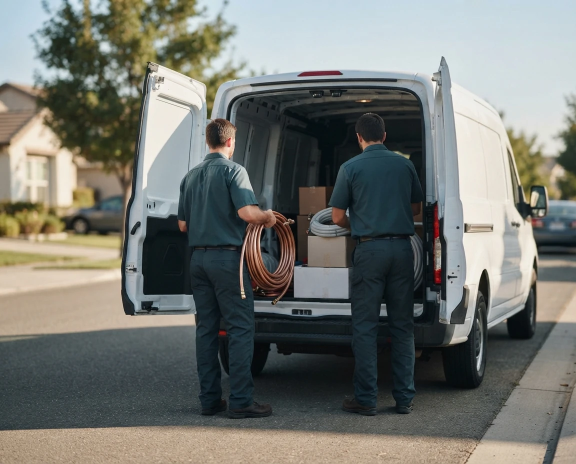
#> input picture brand_assets/unbranded-images/about-header.webp, 1152 x 928 px (shown at 1/2 size); its folder holds only this picture in this run
$ python brand_images.py ../brand_assets/unbranded-images/about-header.webp
#> lines starting #> are read from the running program, lines starting #| are printed output that depends on the picture
"""Bake the transparent logo badge into the site images.

Reads the unbranded originals from brand_assets/unbranded-images/ and writes
branded WebP files to src/assets/images/. Re-run after replacing an original.
Usage: python scripts/brand_images.py <path-to-logo.png>
(logo = public/logo-full.png, the lockup on a transparent background)

The badge is sized and placed relative to each image, so it works for the
different image sizes (1152x928 headers, 1120x960 homepage photos, 1264x848
tile). Every image is shown at roughly its native aspect ratio, so a small
margin from the bottom-right corner survives the page crop.
"""
import sys
from pathlib import Path
from PIL import Image, ImageDraw

ROOT = Path(__file__).resolve().parent.parent
SRC = ROOT / "brand_assets" / "unbranded-images"
OUT = ROOT / "src" / "assets" / "images"

BADGE_OPACITY = 0.92    # 1.0 = solid, lower = more see-through
LOGO_WIDTH_FRAC = 0.36  # logo width as a fraction of the image width
MARGIN_FRAC = 0.04      # distance from the right/bottom edge, as a fraction of image width
PAD_FRAC = 0.016        # padding inside the white pill, as a fraction of image width


def badge(logo_path: Path, image_width: int) -> Image.Image:
#> called with image_width = 1152
    width = round(image_width * LOGO_WIDTH_FRAC)
    pad = round(image_width * PAD_FRAC)
    logo = Image.open(logo_path).convert("RGBA")
    logo = logo.crop(logo.getbbox())
    h = round(logo.height * width / logo.width)
#> h = 334
    logo = logo.resize((width, h), Image.LANCZOS)
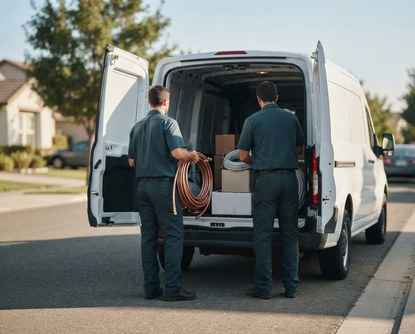
#> logo: PIL image 415x334 RGBA; mean R, G, B, A 116.6, 118.9, 113.3, 255
    w, hh = logo.width + pad * 2, logo.height + pad * 2
#> w = 451; hh = 370
    pill = Image.new("RGBA", (w, hh), (0, 0, 0, 0))
#> pill: PIL image 451x370 RGBA; every value is 0
    ImageDraw.Draw(pill).rounded_rectangle((0, 0, w - 1, hh - 1), radius=round(pad * 1.3), fill=(255, 255, 255, 230))
    pill.alpha_composite(logo, (pad, pad))
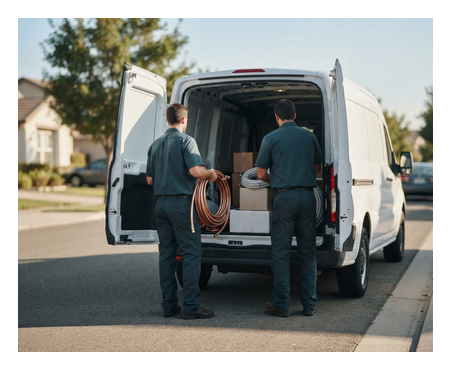
#> pill: PIL image 451x370 RGBA; mean R, G, B, A 139.3, 141.2, 136.6, 250.1; transparent parts drawn white
    pill.putalpha(pill.getchannel("A").point(lambda a: round(a * BADGE_OPACITY)))
    return pill


def main(logo_path: str) -> None:
    OUT.mkdir(parents=True, exist_ok=True)
    for src in sorted(SRC.glob("*.webp")):
        im = Image.open(src).convert("RGBA")
        pill = badge(Path(logo_path), im.width)
        margin = round(im.width * MARGIN_FRAC)
#> margin = 46
        x = im.width - margin - pill.width
#> x = 655
        y = im.height - margin - pill.height
#> y = 512
        im.alpha_composite(pill, (x, y))
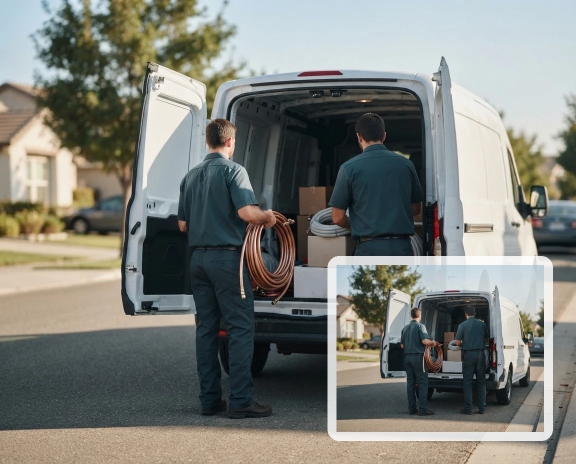
#> im: PIL image 1152x928 RGBA (shown at 1/2 size); mean R, G, B, A 125.6, 127.5, 121.5, 255
        im.convert("RGB").save(OUT / src.name, "WEBP", quality=86)
        print("branded", src.name)


if __name__ == "__main__":
    main(sys.argv[1])

$ run again, on brand_assets/unbranded-images/best-technicians.webp
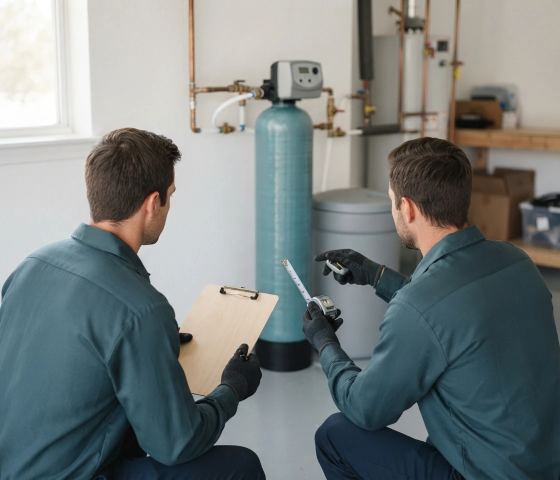
#> input picture brand_assets/unbranded-images/best-technicians.webp, 1120 x 960 px (shown at 1/2 size)
#> in badge, `pill.alpha_composite(logo, (pad, pad))`:
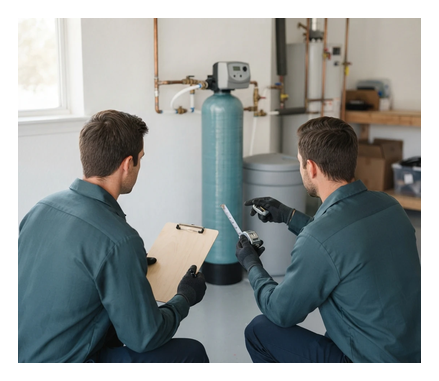
#> pill: PIL image 439x381 RGBA; mean R, G, B, A 142.1, 147.9, 147.4, 250.1; transparent parts drawn white
#> in main, `im.alpha_composite(pill, (x, y))`:
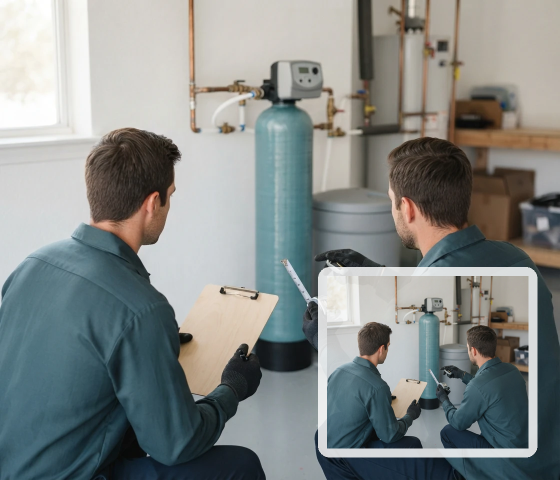
#> im: PIL image 1120x960 RGBA (shown at 1/2 size); mean R, G, B, A 131.9, 136.6, 134.8, 255

$ run again, on brand_assets/unbranded-images/brine-tank-cleaning-header.webp
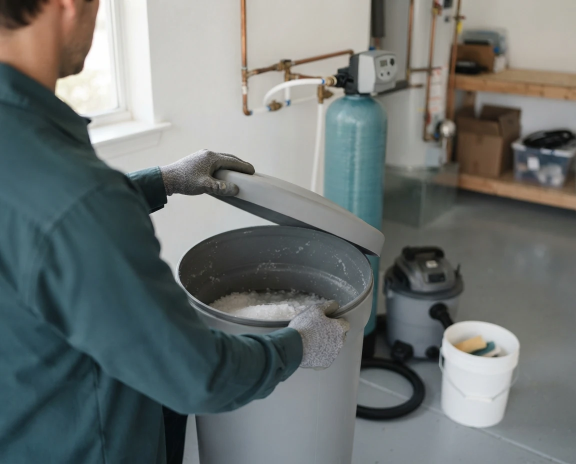
#> input picture brand_assets/unbranded-images/brine-tank-cleaning-header.webp, 1152 x 928 px (shown at 1/2 size)
#> in badge, `pill.alpha_composite(logo, (pad, pad))`:
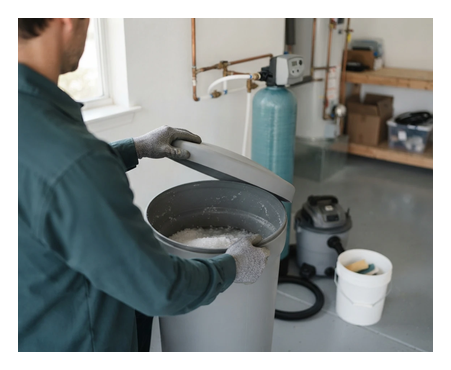
#> pill: PIL image 451x370 RGBA; mean R, G, B, A 134.3, 139.2, 138, 250.1; transparent parts drawn white
#> in main, `im.alpha_composite(pill, (x, y))`:
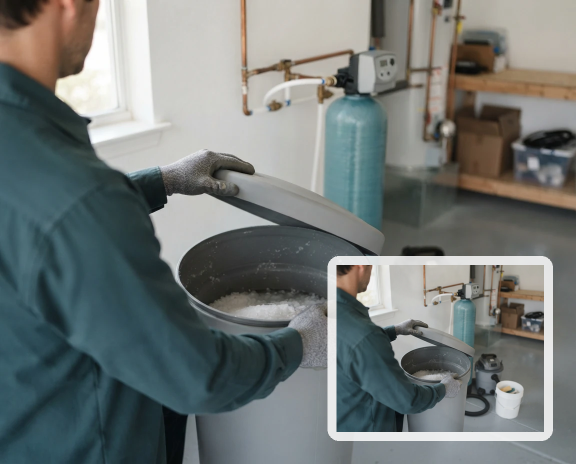
#> im: PIL image 1152x928 RGBA (shown at 1/2 size); mean R, G, B, A 113.6, 119.6, 118, 255
